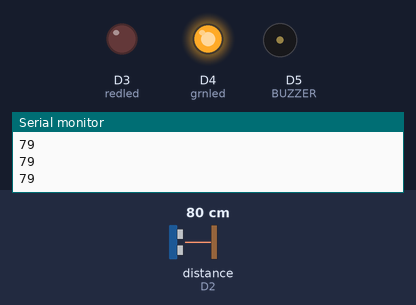
This program was run on a simulated ESP8266 (NodeMCU). On the bench: output pins drawn as LEDs (lit = HIGH), buzzer (waves = sounding), the last lines printed to the serial monitor. Wiring (inferred from the names in the program): ultrasonic range finder: trigger D1; echo D2. Inputs (shaded band) come from the test bench; at power-on: distance to the obstacle (sensor on D2) 80 cm. The echo pulse lasts 58.3 µs per cm; WiFi joins after 1.5 s; servers stay silent unless stated; pins used as bus, display or sensor lines are not drawn.

Above: at 2.7 s.
2.8 s: distance to the obstacle (sensor on D2) set to 7 cm
4.3 s: distance to the obstacle (sensor on D2) set to 4 cm
At 5.4 s:
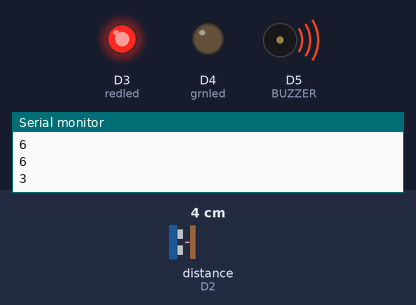
At 11.95 s:
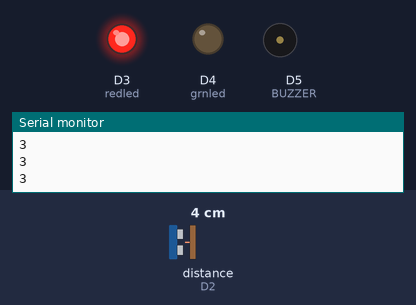
Timing chart, 0 to 13.3 s (numbered marks = the images above; inputs shaded):
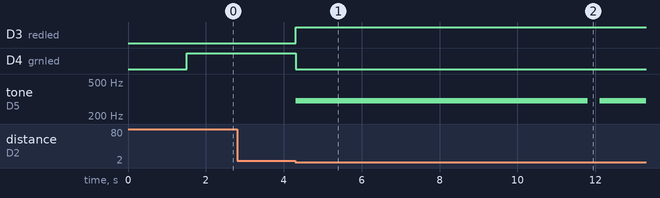

Measured:
- the behaviour switches between 6 and 5 cm on distance to the obstacle (sensor on D2) (found by bisection; images 0 and 1)
- after the input at 4.3 s, D3 (redled): LOW → HIGH at once; D4 (grnled): HIGH → LOW at once; tone on D5 (BUZZER): silent → 300 Hz at once, → silent 7.5 s later, → 300 Hz 0.30 s later

The program:

main.cpp
```cpp
#include <Arduino.h>
#include <ESP8266WiFi.h>
#include "ThingSpeak.h"
const int trigPin1 = D1;
const int echoPin1 = D2;
#define redled D3
#define grnled D4
#define BUZZER D5 //buzzer pin
unsigned long ch_no = 1053193;//Replace with Thingspeak Channel number
const char * write_api = "BQSE9OH2JI998AJZ";//Replace with Thingspeak write API
char auth[] = " mwa0000026807074";
char ssid[] = "ayangnya mingyu";
char pass[] = "seventeen13";
unsigned long startMillis;
unsigned long currentMillis;
const unsigned long period = 10000;
WiFiClient  client;
long duration1;
int distance1;
void setup()
{
  pinMode(trigPin1, OUTPUT);
  pinMode(echoPin1, INPUT);
  pinMode(redled, OUTPUT);
  pinMode(grnled, OUTPUT);
  digitalWrite(redled, LOW);
  digitalWrite(grnled, LOW);
  Serial.begin(115200);
  WiFi.begin(ssid, pass);
  while (WiFi.status() != WL_CONNECTED)
  {
    delay(500);
    Serial.print(".");
  }
  Serial.println("WiFi connected");
  Serial.println(WiFi.localIP());
  ThingSpeak.begin(client);
  startMillis = millis();  //initial start time
}
void loop()
{
  digitalWrite(trigPin1, LOW);
  delayMicroseconds(2);
  digitalWrite(trigPin1, HIGH);
  delayMicroseconds(10);
  digitalWrite(trigPin1, LOW);
  duration1 = pulseIn(echoPin1, HIGH);
  distance1 = duration1 * 0.034 / 2;
  Serial.println(distance1);
  if (distance1 <= 4)
  {
    digitalWrite(D3, HIGH);
    tone(BUZZER, 300);
    digitalWrite(D4, LOW);
    delay(1500);
    noTone(BUZZER);
  }
  else
  {
    digitalWrite(D4, HIGH);
    digitalWrite(D3, LOW);
  }
  currentMillis = millis();
  if (currentMillis - startMillis >= period)
  {
    ThingSpeak.setField(1, distance1);
    ThingSpeak.writeFields(ch_no, write_api);
    startMillis = currentMillis;
  }
}
```
